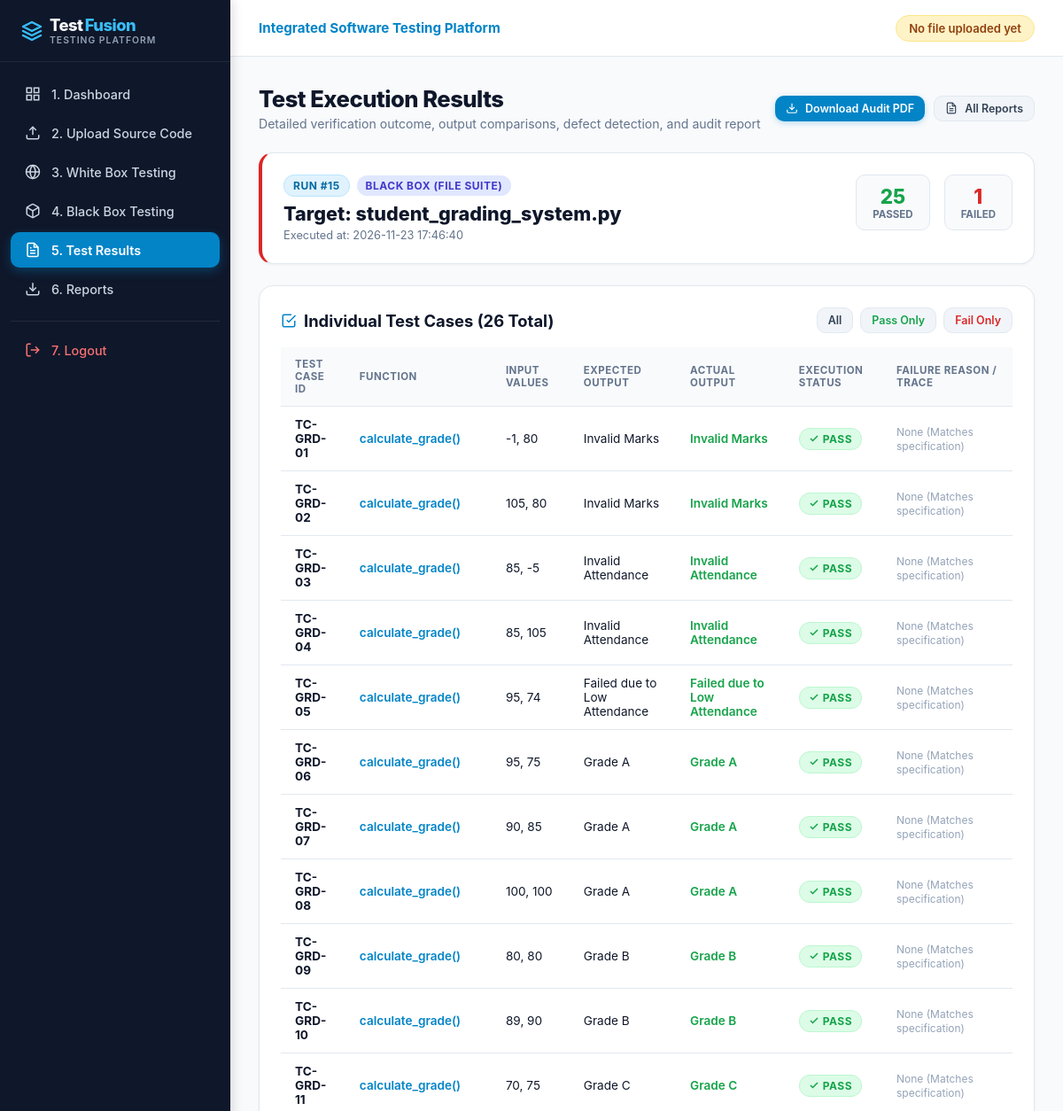
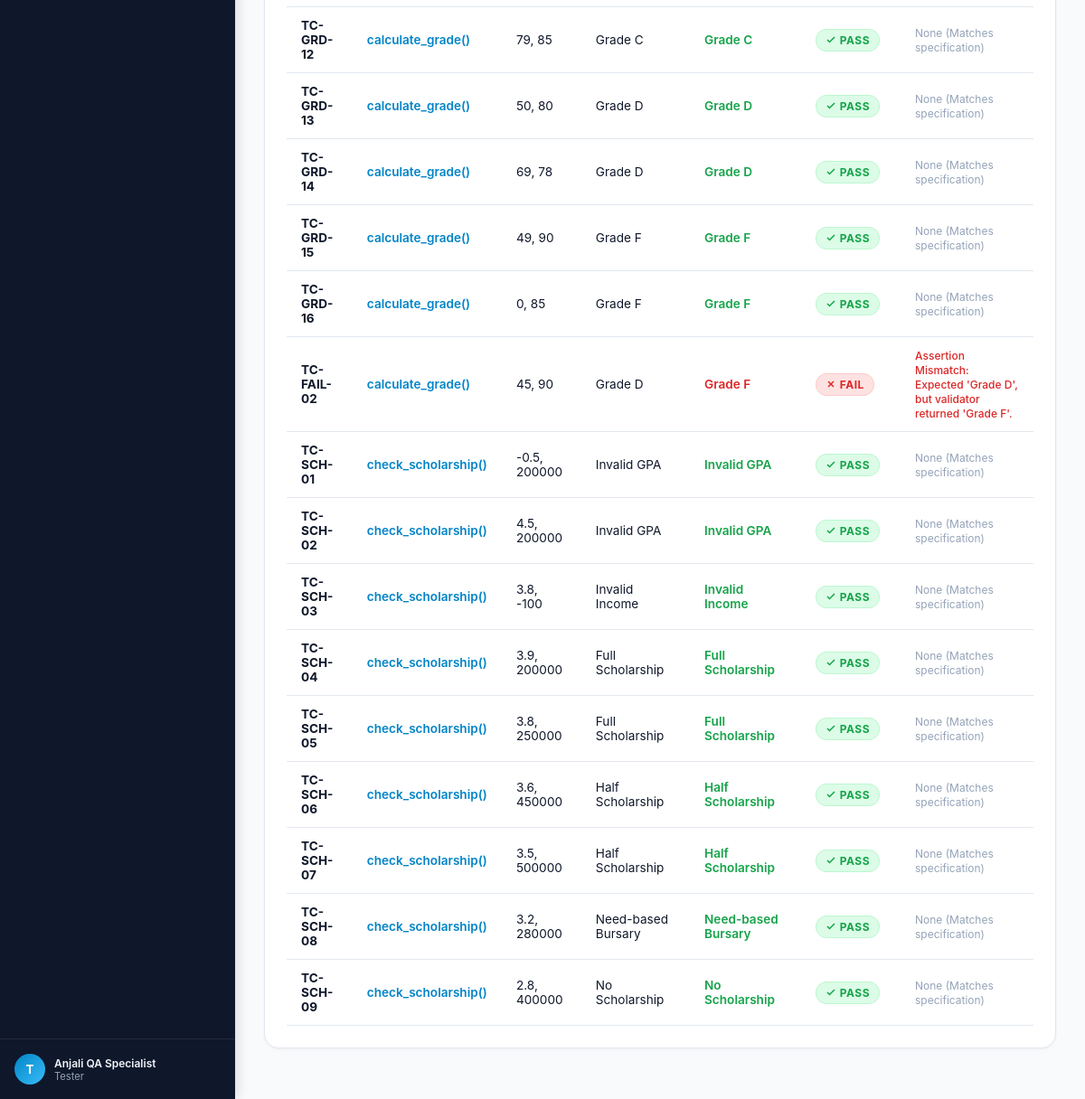
Page /results/15 (signed in) on the committed database (2 pictures, top to bottom).
### tables this page shows
CREATE TABLE users (
    id INTEGER PRIMARY KEY AUTOINCREMENT,
    username TEXT UNIQUE NOT NULL,
    email TEXT UNIQUE NOT NULL,
    password_hash TEXT NOT NULL,
    full_name TEXT NOT NULL,
    role TEXT DEFAULT 'Tester',
    created_at TIMESTAMP DEFAULT CURRENT_TIMESTAMP
);

CREATE TABLE test_executions (
    id INTEGER PRIMARY KEY AUTOINCREMENT,
    user_id INTEGER NOT NULL,
    file_id INTEGER,
    test_type TEXT NOT NULL,
    total_tests INTEGER DEFAULT 0,
    passed_tests INTEGER DEFAULT 0,
    failed_tests INTEGER DEFAULT 0,
    statement_coverage REAL DEFAULT 0.0,
    branch_coverage REAL DEFAULT 0.0,
    total_statements INTEGER DEFAULT 0,
    covered_statements INTEGER DEFAULT 0,
    total_branches INTEGER DEFAULT 0,
    covered_branches INTEGER DEFAULT 0,
    duration_ms INTEGER DEFAULT 0,
    executed_lines TEXT DEFAULT '[]',
    missing_lines TEXT DEFAULT '[]',
    uncovered_branches TEXT DEFAULT '[]',
    pdf_report_path TEXT,
    executed_at TIMESTAMP DEFAULT CURRENT_TIMESTAMP,
    FOREIGN KEY (user_id) REFERENCES users(id) ON DELETE CASCADE,
    FOREIGN KEY (file_id) REFERENCES uploaded_files(id) ON DELETE SET NULL
);

CREATE TABLE uploaded_files (
    id INTEGER PRIMARY KEY AUTOINCREMENT,
    user_id INTEGER NOT NULL,
    filename TEXT NOT NULL,
    filepath TEXT NOT NULL,
    file_content TEXT NOT NULL,
    file_size INTEGER NOT NULL,
    uploaded_at TIMESTAMP DEFAULT CURRENT_TIMESTAMP,
    FOREIGN KEY (user_id) REFERENCES users(id) ON DELETE CASCADE
);

CREATE TABLE test_results (
    id INTEGER PRIMARY KEY AUTOINCREMENT,
    execution_id INTEGER NOT NULL,
    test_case_id TEXT NOT NULL,
    function_name TEXT,
    test_type TEXT NOT NULL,
    input_values TEXT,
    expected_output TEXT,
    actual_output TEXT,
    status TEXT NOT NULL,
    error_message TEXT,
    execution_time_ms REAL DEFAULT 0.0,
    FOREIGN KEY (execution_id) REFERENCES test_executions(id) ON DELETE CASCADE
);

### app.py (the view, shortened to what this page needs)
@app.route('/results')
@app.route('/results/<int:execution_id>')
@login_required
def results(execution_id=None):
    user_id = session['user_id']
    conn = get_db_connection()
    if execution_id:
        execution = conn.execute("""
            SELECT e.*, f.filename
            FROM test_executions e
            LEFT JOIN uploaded_files f ON e.file_id = f.id
            WHERE e.id = ? AND e.user_id = ?
        """, (execution_id, user_id)).fetchone()
    test_rows = []
    if execution:
        test_rows = conn.execute("""
            SELECT * FROM test_results
            WHERE execution_id = ?
            ORDER BY id ASC
        """, (execution['id'],)).fetchall()
    conn.close()
    return render_template(
        'results.html',
        execution=execution,
        results=test_rows
    )

### app.py (called while the page is built)
def login_required(f):
    @wraps(f)
    def decorated_function(*args, **kwargs):
        if 'user_id' not in session:
            flash("Please log in to access the testing platform.", "warning")
            return redirect(url_for('login'))
        return f(*args, **kwargs)
    return decorated_function

def get_current_user():
    if 'user_id' not in session:
        return None
    conn = get_db_connection()
    user = conn.execute("SELECT id, username, email, full_name, role FROM users WHERE id = ?", (session['user_id'],)).fetchone()
    conn.close()
    return user

@app.context_processor
def inject_globals():
    return {
        'current_user': get_current_user(),
        'now': datetime.now()
    }

### database/db.py (called while the page is built)
def get_db_connection():
    conn = sqlite3.connect(DB_PATH)
    conn.row_factory = sqlite3.Row
    conn.execute("PRAGMA foreign_keys = ON;")
    return conn

### templates/results.html (shortened to what this page needs)
{% extends "base.html" %}
{% block content %}
<div class="page-header">
    <div>
        <h1 class="page-title">Test Execution Results</h1>
        <p class="page-subtitle">Detailed verification outcome, output comparisons, defect detection, and audit report</p>
    </div>
    <div style="display: flex; gap: 10px;">
        {% if execution and execution['pdf_report_path'] %}
        <a href="{{ url_for('download_report', execution_id=execution['id']) }}" class="btn btn-primary btn-sm">
            <svg width="14" height="14" viewBox="0 0 24 24" fill="none" stroke="currentColor" stroke-width="2"><path d="M21 15v4a2 2 0 0 1-2 2H5a2 2 0 0 1-2-2v-4"></path><polyline points="7 10 12 15 17 10"></polyline><line x1="12" y1="15" x2="12" y2="3"></line></svg>
            Download Audit PDF
        </a>
        {% endif %}
        <a href="{{ url_for('reports') }}" class="btn btn-secondary btn-sm">
            All Reports
        </a>
    </div>
</div>
{% if not execution %}
<div class="content-card" style="text-align: center; padding: 48px;">
    <h3 style="font-size: 1.15rem; font-weight: 700; color: #334155;">No Execution Results Found</h3>
    <p style="font-size: 0.85rem; color: #64748b; margin-top: 6px;">Execute either a White Box suite or a Black Box test to view line-by-line results.</p>
    <div style="display: flex; justify-content: center; gap: 12px; margin-top: 16px;">
        <a href="{{ url_for('whitebox') }}" class="btn btn-primary">Run White Box Test</a>
        <a href="{{ url_for('blackbox') }}" class="btn btn-secondary">Run Black Box Test</a>
    </div>
</div>
{% else %}
<div class="content-card" style="border-left: 4px solid {% if execution['failed_tests'] > 0 %}#dc2626{% else %}#16a34a{% endif %};">
    <div style="display: flex; justify-content: space-between; align-items: flex-start; flex-wrap: wrap; gap: 16px;">
        <div>
            <div style="display: flex; align-items: center; gap: 8px; margin-bottom: 6px;">
                <span class="badge badge-info">Run #{{ execution['id'] }}</span>
                {% if execution['test_type'] == 'WHITE_BOX' %}
                    <span class="badge" style="background:#e0f2fe; color:#0369a1;">White Box (Pytest + Coverage)</span>
                {% elif execution['test_type'] == 'BLACK_BOX_FILE' %}
                    <span class="badge" style="background:#e0e7ff; color:#4338ca;">Black Box (File Suite)</span>
                {% else %}
                    <span class="badge" style="background:#f3e8ff; color:#7e22ce;">Black Box (Manual Test)</span>
                {% endif %}
            </div>
            <h2 style="font-size: 1.35rem; font-weight: 800; color: #0f172a;">
                Target: {{ execution['filename'] or 'N/A' }}
            </h2>
            <div style="font-size: 0.8rem; color: #64748b; margin-top: 4px;">
                Executed at: {{ execution['executed_at'] }}
            </div>
        </div>
        <div style="display: flex; gap: 16px; align-items: center;">
            <div style="text-align: center; padding: 10px 18px; background: #f8fafc; border-radius: var(--radius-md); border: 1px solid var(--border-color);">
                <div style="font-size: 1.4rem; font-weight: 800; color: #16a34a;">{{ execution['passed_tests'] }}</div>
                <div style="font-size: 0.72rem; color: #64748b; font-weight: 700; text-transform: uppercase;">Passed</div>
            </div>
            <div style="text-align: center; padding: 10px 18px; background: #f8fafc; border-radius: var(--radius-md); border: 1px solid var(--border-color);">
                <div style="font-size: 1.4rem; font-weight: 800; color: #dc2626;">{{ execution['failed_tests'] }}</div>
                <div style="font-size: 0.72rem; color: #64748b; font-weight: 700; text-transform: uppercase;">Failed</div>
            </div>
        </div>
    </div>
</div>
<div class="content-card">
    <div style="display: flex; justify-content: space-between; align-items: center; margin-bottom: 16px;">
        <h2 class="card-title" style="margin-bottom: 0;">
            <svg width="18" height="18" viewBox="0 0 24 24" fill="none" stroke="#0284c7" stroke-width="2"><polyline points="9 11 12 14 22 4"></polyline><path d="M21 12v7a2 2 0 0 1-2 2H5a2 2 0 0 1-2-2V5a2 2 0 0 1 2-2h11"></path></svg>
            Individual Test Cases ({{ results | length }} Total)
        </h2>
        <div style="display: flex; gap: 8px;">
            <button class="btn btn-secondary btn-sm" onclick="filterTable('all')">All</button>
            <button class="btn btn-secondary btn-sm" onclick="filterTable('PASS')" style="color: #16a34a;">Pass Only</button>
            <button class="btn btn-secondary btn-sm" onclick="filterTable('FAIL')" style="color: #dc2626;">Fail Only</button>
        </div>
    </div>
    <div class="table-responsive">
        <table class="custom-table" id="resultsTable">
            <thead>
                <tr>
                    <th>Test Case ID</th>
                    <th>Function</th>
                    <th>Input Values</th>
                    <th>Expected Output</th>
                    <th>Actual Output</th>
                    <th>Execution Status</th>
                    <th>Failure Reason / Trace</th>
                </tr>
            </thead>
            <tbody>
                {% for r in results %}
                <tr data-status="{{ r['status'] }}">
                    <td><b>{{ r['test_case_id'] }}</b></td>
                    <td><code style="color: #0284c7; font-weight: 600;">{{ r['function_name'] }}()</code></td>
                    <td><code>{{ r['input_values'] }}</code></td>
                    <td><code>{{ r['expected_output'] }}</code></td>
                    <td>
                        <code style="font-weight: 600; color: {% if r['status'] == 'PASS' %}#16a34a{% else %}#dc2626{% endif %};">
                            {{ r['actual_output'] }}
                        </code>
                    </td>
                    <td>
                        {% if r['status'] == 'PASS' %}
                            <span class="badge badge-pass">
                                <svg width="12" height="12" viewBox="0 0 24 24" fill="none" stroke="currentColor" stroke-width="3"><polyline points="20 6 9 17 4 12"></polyline></svg>
                                PASS
                            </span>
                        {% else %}
                            <span class="badge badge-fail">
                                <svg width="12" height="12" viewBox="0 0 24 24" fill="none" stroke="currentColor" stroke-width="3"><line x1="18" y1="6" x2="6" y2="18"></line><line x1="6" y1="6" x2="18" y2="18"></line></svg>
                                FAIL
                            </span>
                        {% endif %}
                    </td>
                    <td>
                        {% if r['status'] == 'FAIL' %}
                            <span style="color: #dc2626; font-size: 0.75rem; font-weight: 500;">
                                {{ r['error_message'] or 'Output mismatch' }}
                            </span>
                        {% else %}
                            <span style="color: #94a3b8; font-size: 0.75rem;">None (Matches specification)</span>
                        {% endif %}
                    </td>
                </tr>
                {% else %}
                <tr>
                    <td colspan="7" style="text-align: center; color: #94a3b8; padding: 24px;">
                        No individual test case results stored for this execution.
                    </td>
                </tr>
                {% endfor %}
            </tbody>
        </table>
    </div>
</div>
{% endif %}
{% endblock %}

### templates/base.html (shortened to what this page needs)
<!DOCTYPE html>
<html lang="en">
<head>
    <link rel="stylesheet" href="{{ url_for('static', filename='css/style.css') }}">
</head>
<body>
    <aside class="sidebar">
        <div class="sidebar-brand">
            <div>
                Test<span class="highlight">Fusion</span>
                <span class="sidebar-brand-subtitle">Testing Platform</span>
            </div>
        </div>
        <ul class="sidebar-menu">
            <li>
                <a href="{{ url_for('dashboard') }}" class="sidebar-link {% if request.endpoint == 'dashboard' %}active{% endif %}">
                    <svg viewBox="0 0 24 24" fill="none" stroke="currentColor" stroke-width="2"><rect x="3" y="3" width="7" height="7"></rect><rect x="14" y="3" width="7" height="7"></rect><rect x="14" y="14" width="7" height="7"></rect><rect x="3" y="14" width="7" height="7"></rect></svg>
                    <span>1. Dashboard</span>
                </a>
            </li>
            <li>
                <a href="{{ url_for('upload') }}" class="sidebar-link {% if request.endpoint == 'upload' %}active{% endif %}">
                    <svg viewBox="0 0 24 24" fill="none" stroke="currentColor" stroke-width="2"><path d="M21 15v4a2 2 0 0 1-2 2H5a2 2 0 0 1-2-2v-4"></path><polyline points="17 8 12 3 7 8"></polyline><line x1="12" y1="3" x2="12" y2="15"></line></svg>
                    <span>2. Upload Source Code</span>
                </a>
            </li>
            <li>
                <a href="{{ url_for('whitebox') }}" class="sidebar-link {% if request.endpoint == 'whitebox' %}active{% endif %}">
                    <svg viewBox="0 0 24 24" fill="none" stroke="currentColor" stroke-width="2"><circle cx="12" cy="12" r="10"></circle><path d="M12 2a14.5 14.5 0 0 0 0 20 14.5 14.5 0 0 0 0-20"></path><path d="M2 12h20"></path></svg>
                    <span>3. White Box Testing</span>
                </a>
            </li>
            <li>
                <a href="{{ url_for('blackbox') }}" class="sidebar-link {% if request.endpoint == 'blackbox' %}active{% endif %}">
                    <span>4. Black Box Testing</span>
                </a>
            </li>
            <li>
                <a href="{{ url_for('results') }}" class="sidebar-link {% if request.endpoint == 'results' %}active{% endif %}">
                    <span>5. Test Results</span>
                </a>
            </li>
            <li>
                <a href="{{ url_for('reports') }}" class="sidebar-link {% if request.endpoint == 'reports' %}active{% endif %}">
                    <svg viewBox="0 0 24 24" fill="none" stroke="currentColor" stroke-width="2"><path d="M21 15v4a2 2 0 0 1-2 2H5a2 2 0 0 1-2-2v-4"></path><polyline points="7 10 12 15 17 10"></polyline><line x1="12" y1="15" x2="12" y2="3"></line></svg>
                    <span>6. Reports</span>
                </a>
            </li>
            <li style="margin-top: 16px; border-top: 1px solid rgba(255,255,255,0.08); padding-top: 12px;">
                <a href="{{ url_for('logout') }}" class="sidebar-link" style="color: #f87171;">
                    <svg viewBox="0 0 24 24" fill="none" stroke="currentColor" stroke-width="2"><path d="M9 21H5a2 2 0 0 1-2-2V5a2 2 0 0 1 2-2h4"></path><polyline points="16 17 21 12 16 7"></polyline><line x1="21" y1="12" x2="9" y2="12"></line></svg>
                    <span>7. Logout</span>
                </a>
            </li>
        </ul>
        <div class="sidebar-footer">
            <div class="user-badge">
                <div class="user-avatar">
                    {{ current_user['username'][0].upper() if current_user else 'U' }}
                </div>
                <div style="overflow: hidden;">
                    <div style="color: #f1f5f9; font-weight: 600; white-space: nowrap; text-overflow: ellipsis; overflow: hidden;">
                        {{ current_user['full_name'] if current_user else 'Guest User' }}
                    </div>
                    <div style="font-size: 0.7rem; color: #94a3b8;">{{ current_user['role'] if current_user else 'Tester' }}</div>
                </div>
            </div>
        </div>
    </aside>
    <div class="main-wrapper">
        <header class="top-navbar">
            <div style="display: flex; align-items: center; gap: 12px;">
                <span style="font-weight: 700; color: #0284c7; font-size: 0.95rem;">Integrated Software Testing Platform</span>
            </div>
            <div style="display: flex; align-items: center; gap: 16px;">
                {% if session.get('active_file_id') %}
                <div class="file-status-badge">
                    <span style="width: 8px; height: 8px; border-radius: 50%; background-color: #16a34a; display: inline-block;"></span>
                    <span>Target: <b>Python Active File</b></span>
                </div>
                {% else %}
                <div class="file-status-badge" style="background: #fef3c7; border-color: #fde68a; color: #92400e;">
                    <span>No file uploaded yet</span>
                </div>
                {% endif %}
            </div>
        </header>
        <main class="content-area">
            {% block content %}{% endblock %}
        </main>
    </div>
</body>
</html>

### rows in the picture
users: username "T", full_name "Anjali QA Specialist", role "Tester"
test_executions: id "15", executed_at "2026-11-23 17:46:40", passed_tests "25", failed_tests "1"
uploaded_files: filename "student_grading_system.py"
test_results: test_case_id "TC-GRD-01", function_name "calculate_grade", input_values "-1, 80", expected_output "Invalid Marks", actual_output "Invalid Marks", status "PASS" (drawn)
test_results: test_case_id "TC-GRD-02", function_name "calculate_grade", input_values "105, 80", expected_output "Invalid Marks", actual_output "Invalid Marks", status "PASS" (drawn)
test_results: test_case_id "TC-GRD-03", function_name "calculate_grade", input_values "85, -5", expected_output "Invalid Attendance", actual_output "Invalid Attendance", status "PASS" (drawn)
test_results: test_case_id "TC-GRD-04", function_name "calculate_grade", input_values "85, 105", expected_output "Invalid Attendance", actual_output "Invalid Attendance", status "PASS" (drawn)
test_results: test_case_id "TC-GRD-05", function_name "calculate_grade", input_values "95, 74", expected_output "Failed due to Low Attendance", actual_output "Failed due to Low Attendance", status "PASS" (drawn)
test_results: test_case_id "TC-GRD-06", function_name "calculate_grade", input_values "95, 75", expected_output "Grade A", actual_output "Grade A", status "PASS" (drawn)
test_results: test_case_id "TC-GRD-07", function_name "calculate_grade", input_values "90, 85", expected_output "Grade A", actual_output "Grade A", status "PASS" (drawn)
test_results: test_case_id "TC-GRD-08", function_name "calculate_grade", input_values "100, 100", expected_output "Grade A", actual_output "Grade A", status "PASS" (drawn)
test_results: test_case_id "TC-GRD-09", function_name "calculate_grade", input_values "80, 80", expected_output "Grade B", actual_output "Grade B", status "PASS" (drawn)
test_results: test_case_id "TC-GRD-10", function_name "calculate_grade", input_values "89, 90", expected_output "Grade B", actual_output "Grade B", status "PASS" (drawn)
test_results: test_case_id "TC-GRD-11", function_name "calculate_grade", input_values "70, 75", expected_output "Grade C", actual_output "Grade C", status "PASS" (drawn)
test_results: test_case_id "TC-GRD-12", function_name "calculate_grade", input_values "79, 85", expected_output "Grade C", actual_output "Grade C", status "PASS" (drawn)
test_results: test_case_id "TC-GRD-13", function_name "calculate_grade", input_values "50, 80", expected_output "Grade D", actual_output "Grade D", status "PASS" (drawn)
test_results: test_case_id "TC-GRD-14", function_name "calculate_grade", input_values "69, 78", expected_output "Grade D", actual_output "Grade D", status "PASS" (drawn)
test_results: test_case_id "TC-GRD-15", function_name "calculate_grade", input_values "49, 90", expected_output "Grade F", actual_output "Grade F", status "PASS" (drawn)
test_results: test_case_id "TC-GRD-16", function_name "calculate_grade", input_values "0, 85", expected_output "Grade F", actual_output "Grade F", status "PASS" (drawn)
test_results: test_case_id "TC-FAIL-02", function_name "calculate_grade", input_values "45, 90", expected_output "Grade D", actual_output "Grade F", status "FAIL" (drawn), error_message "Assertion Mismatch: Expected 'Grade D', but validator returned 'Grade F'."
test_results: test_case_id "TC-SCH-01", function_name "check_scholarship", input_values "-0.5, 200000", expected_output "Invalid GPA", actual_output "Invalid GPA", status "PASS" (drawn)
test_results: test_case_id "TC-SCH-02", function_name "check_scholarship", input_values "4.5, 200000", expected_output "Invalid GPA", actual_output "Invalid GPA", status "PASS" (drawn)
test_results: test_case_id "TC-SCH-03", function_name "check_scholarship", input_values "3.8, -100", expected_output "Invalid Income", actual_output "Invalid Income", status "PASS" (drawn)
test_results: test_case_id "TC-SCH-04", function_name "check_scholarship", input_values "3.9, 200000", expected_output "Full Scholarship", actual_output "Full Scholarship", status "PASS" (drawn)
test_results: test_case_id "TC-SCH-05", function_name "check_scholarship", input_values "3.8, 250000", expected_output "Full Scholarship", actual_output "Full Scholarship", status "PASS" (drawn)
test_results: test_case_id "TC-SCH-06", function_name "check_scholarship", input_values "3.6, 450000", expected_output "Half Scholarship", actual_output "Half Scholarship", status "PASS" (drawn)
test_results: test_case_id "TC-SCH-07", function_name "check_scholarship", input_values "3.5, 500000", expected_output "Half Scholarship", actual_output "Half Scholarship", status "PASS" (drawn)
test_results: test_case_id "TC-SCH-08", function_name "check_scholarship", input_values "3.2, 280000", expected_output "Need-based Bursary", actual_output "Need-based Bursary", status "PASS" (drawn)
test_results: test_case_id "TC-SCH-09", function_name "check_scholarship", input_values "2.8, 400000", expected_output "No Scholarship", actual_output "No Scholarship", status "PASS" (drawn)

### other values in the picture
{{ results | length }} "26"
